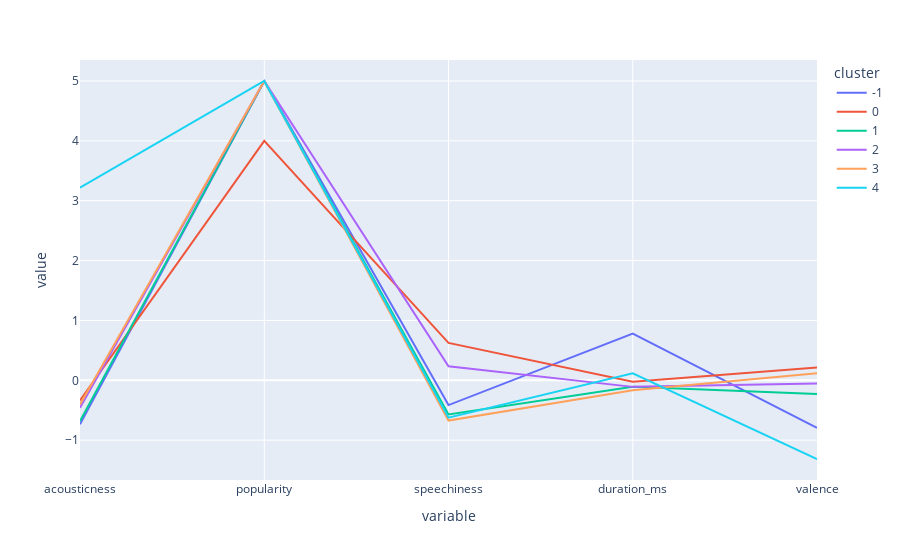

Source (notebook cell):
### Markdown cell above
### Recordemos
- 0 : Hip-Hop
- 1 : Children's music
- 2 : Rap
- 3 : Rock
- 4 : Clasica

### Code cell
df_mean_cl = df_mean_sc.groupby(['cluster']).median()[features_sel]
df_mean_cl = df_mean_cl.reset_index()
df_mean_cl = pd.melt(df_mean_cl, id_vars =['cluster'], value_vars =features_sel)

fig = px.line(df_mean_cl, x='variable' ,y='value',  color='cluster')
fig.show()

### Figure 1 — Plotly figure (JSON) as saved in the notebook; plotly's stock layout.template omitted (floating-point values rounded to 4 significant figures)
{"data": [{"hovertemplate": "cluster=-1<br>variable=%{x}<br>value=%{y}<extra></extra>", "legendgroup": "-1", "line": {"color": "#636efa", "dash": "solid"}, "mode": "lines", "name": "-1", "orientation": "v", "showlegend": true, "type": "scatter", "x": ["acousticness", "popularity", "speechiness", "duration_ms", "valence"], "xaxis": "x", "y": [-0.7351, 5, -0.4135, 0.7787, -0.7947], "yaxis": "y"}, {"hovertemplate": "cluster=0<br>variable=%{x}<br>value=%{y}<extra></extra>", "legendgroup": "0", "line": {"color": "#EF553B", "dash": "solid"}, "mode": "lines", "name": "0", "orientation": "v", "showlegend": true, "type": "scatter", "x": ["acousticness", "popularity", "speechiness", "duration_ms", "valence"], "xaxis": "x", "y": [-0.3355, 4, 0.6249, -0.02214, 0.2145], "yaxis": "y"}, {"hovertemplate": "cluster=1<br>variable=%{x}<br>value=%{y}<extra></extra>", "legendgroup": "1", "line": {"color": "#00cc96", "dash": "solid"}, "mode": "lines", "name": "1", "orientation": "v", "showlegend": true, "type": "scatter", "x": ["acousticness", "popularity", "speechiness", "duration_ms", "valence"], "xaxis": "x", "y": [-0.6794, 5, -0.5695, -0.1062, -0.2273], "yaxis": "y"}, {"hovertemplate": "cluster=2<br>variable=%{x}<br>value=%{y}<extra></extra>", "legendgroup": "2", "line": {"color": "#ab63fa", "dash": "solid"}, "mode": "lines", "name": "2", "orientation": "v", "showlegend": true, "type": "scatter", "x": ["acousticness", "popularity", "speechiness", "duration_ms", "valence"], "xaxis": "x", "y": [-0.4597, 5, 0.2337, -0.1095, -0.05408], "yaxis": "y"}, {"hovertemplate": "cluster=3<br>variable=%{x}<br>value=%{y}<extra></extra>", "legendgroup": "3", "line": {"color": "#FFA15A", "dash": "solid"}, "mode": "lines", "name": "3", "orientation": "v", "showlegend": true, "type": "scatter", "x": ["acousticness", "popularity", "speechiness", "duration_ms", "valence"], "xaxis": "x", "y": [-0.4043, 5, -0.6719, -0.1672, 0.1192], "yaxis": "y"}, {"hovertemplate": "cluster=4<br>variable=%{x}<br>value=%{y}<extra></extra>", "legendgroup": "4", "line": {"color": "#19d3f3", "dash": "solid"}, "mode": "lines", "name": "4", "orientation": "v", "showlegend": true, "type": "scatter", "x": ["acousticness", "popularity", "speechiness", "duration_ms", "valence"], "xaxis": "x", "y": [3.218, 5, -0.623, 0.1182, -1.315], "yaxis": "y"}], "layout": {"legend": {"title": {"text": "cluster"}, "tracegroupgap": 0}, "margin": {"t": 60}, "xaxis": {"anchor": "y", "domain": [0, 1], "title": {"text": "variable"}}, "yaxis": {"anchor": "x", "domain": [0, 1], "title": {"text": "value"}}}}
